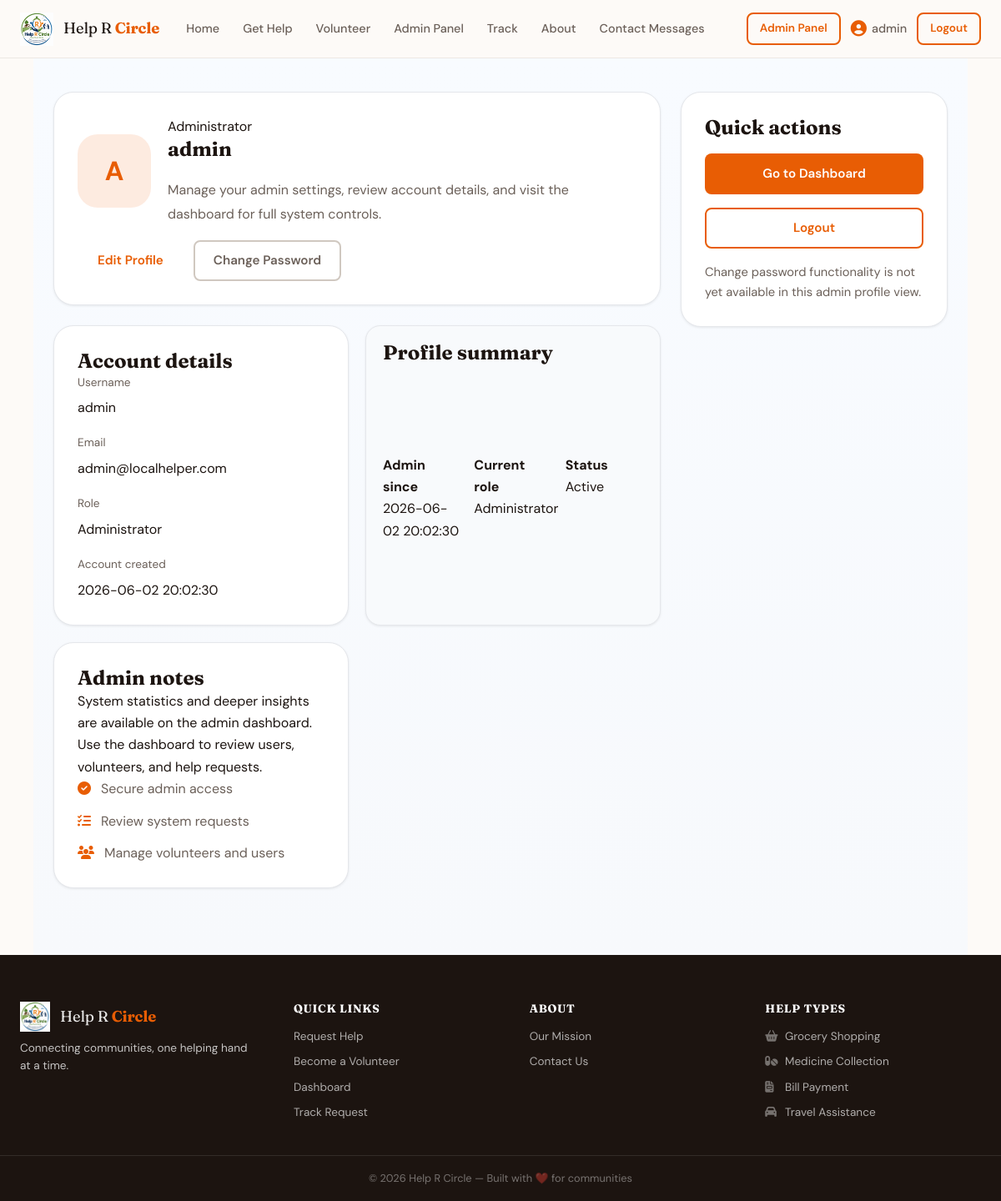
Page /profile (signed in) on the committed database.
### tables this page shows
CREATE TABLE users (
                id              INTEGER PRIMARY KEY AUTOINCREMENT,
                username        TEXT    NOT NULL UNIQUE,
                email           TEXT    NOT NULL UNIQUE,
                password_hash   TEXT    NOT NULL,
                role            TEXT    NOT NULL DEFAULT 'user',
                created_at      TEXT    DEFAULT (datetime('now', 'localtime')),
                updated_at      TEXT    DEFAULT (datetime('now', 'localtime'))
            , is_verified INTEGER DEFAULT 0, verification_code TEXT, verification_expiry TEXT);

### app.py (the view, shortened to what this page needs)
@app.route("/profile")
@login_required
def profile():
    user_id = session.get('user_id')
    user = db.get_user_by_id(user_id)
    if not user:
        flash("User not found.", "error")
        return redirect(url_for('index'))
    if user['role'] == 'user':
        activity_stats = db.get_user_activity_stats(user_id)
        return render_template("profile.html", user=user, stats=activity_stats)
    elif user['role'] == 'admin':
        return render_template("profile_admin.html", user=user)
    flash("Invalid user role.", "error")
    return redirect(url_for('index'))

### app.py (called while the page is built)
def login_required(f):
    @wraps(f)
    def decorated_function(*args, **kwargs):
        if 'user_id' not in session:
            flash("Please log in first.", "error")
            return redirect(url_for('login'))
        return f(*args, **kwargs)
    return decorated_function

### database.py (called while the page is built)
    def _connect(self):
        conn = sqlite3.connect(DB_PATH)
        conn.row_factory = sqlite3.Row
        conn.execute("PRAGMA foreign_keys = ON")
        return conn

    def get_user_by_id(self, user_id):
        conn = self._connect()
        user = conn.execute(
            "SELECT * FROM users WHERE id = ?", (user_id,)
        ).fetchone()
        conn.close()
        return dict(user) if user else None

### templates/profile_admin.html (shortened to what this page needs)
{% extends "base.html" %}
{% block content %}
<div class="profile-page profile-shell">
  <main class="profile-main">
    <section class="profile-header">
      <div class="profile-top">
        <div class="profile-avatar">A</div>
        <div>
          <p class="eyebrow">Administrator</p>
          <h1>{{ user.username }}</h1>
          <p class="hero-copy">Manage your admin settings, review account details, and visit the dashboard for full system controls.</p>
        </div>
      </div>
      <div class="profile-actions">
        <a href="{{ url_for('edit_profile') }}" class="btn btn-secondary">Edit Profile</a>
        <button type="button" class="btn btn-ghost" disabled>Change Password</button>
      </div>
    </section>
    <section class="profile-grid">
      <article class="profile-card">
        <h2>Account details</h2>
        <div class="profile-info">
          <div>
            <label>Username</label>
            <p>{{ user.username }}</p>
          </div>
          <div>
            <label>Email</label>
            <p>{{ user.email }}</p>
          </div>
          <div>
            <label>Role</label>
            <p>Administrator</p>
          </div>
          <div>
            <label>Account created</label>
            <p>{{ user.created_at }}</p>
          </div>
        </div>
      </article>
      <article class="profile-card stats-card">
        <h2>Profile summary</h2>
        <div class="profile-summary-grid">
          <div>
            <strong>Admin since</strong>
            <p>{{ user.created_at }}</p>
          </div>
          <div>
            <strong>Current role</strong>
            <p>Administrator</p>
          </div>
          <div>
            <strong>Status</strong>
            <p>Active</p>
          </div>
        </div>
      </article>
      <article class="profile-card activity-card">
        <h2>Admin notes</h2>
        <p>System statistics and deeper insights are available on the admin dashboard. Use the dashboard to review users, volunteers, and help requests.</p>
        <ul>
          <li><i class="fas fa-check-circle"></i> Secure admin access</li>
          <li><i class="fas fa-tasks"></i> Review system requests</li>
          <li><i class="fas fa-users"></i> Manage volunteers and users</li>
        </ul>
      </article>
    </section>
  </main>
  <aside class="profile-aside">
    <div class="profile-card quick-actions-card">
      <h2>Quick actions</h2>
      <a href="{{ url_for('admin_dashboard') }}" class="btn btn-primary btn-full">Go to Dashboard</a>
      <a href="{{ url_for('logout') }}" class="btn btn-outline btn-full">Logout</a>
      <p class="small-note">Change password functionality is not yet available in this admin profile view.</p>
    </div>
  </aside>
</div>
{% endblock %}

### static/css/style.css (style rules this page uses)
:root { --primary: #E85D04; --primary-dark: #C44D00; --primary-light:#FFF0E6; --secondary: #2D6A4F; --secondary-lt: #E8F5EE; --accent: #F4A261; --teal: #0D9488; --purple: #7C3AED; --bg: #FDFAF7; --bg-tinted: #FFF8F2; --surface: #FFFFFF; --border: #EDE8E3; --border-dark: #D0C8C0; --text: #1C1410; --text-muted: #6B6059; --text-light: #9E9189; --status-pending: #D97706; --status-accepted: #059669; --status-completed: #1D4ED8; --status-cancelled: #DC2626; --shadow-sm: 0 1px 3px rgba(0,0,0,.08); --shadow-md: 0 4px 16px rgba(0,0,0,.10); --shadow-lg: 0 10px 40px rgba(0,0,0,.12); --radius: 12px; --radius-lg: 20px; --radius-sm: 8px; --font-display: 'Fraunces', Georgia, serif; --font-body: 'DM Sans', system-ui, sans-serif; --nav-h: 70px; --max-w: 1200px; }
*, *::before, *::after { box-sizing: border-box; margin: 0; padding: 0; }
html { scroll-behavior: smooth; font-size: 16px; }
body { font-family: var(--font-body); background: var(--bg); color: var(--text); line-height: 1.65; min-height: 100vh; }
a { color: var(--primary); text-decoration: none; }
ul { list-style: none; }
h1,h2,h3,h4 { font-family: var(--font-display); line-height: 1.2; color: var(--text); }
.btn { display: inline-flex; align-items: center; gap: 8px; padding: 10px 22px; border-radius: var(--radius-sm); font-family: var(--font-body); font-weight: 600; font-size: .95rem; cursor: pointer; border: 2px solid transparent; transition: all .2s ease; text-decoration: none; }
.btn-primary { background: var(--primary); color: #fff; }
.btn-outline { background: transparent; color: var(--primary); border-color: var(--primary); }
.btn-ghost { background: transparent; color: var(--text-muted); border-color: var(--border-dark); }
.btn-full { width: 100%; justify-content: center; }
.hero-copy { margin: 20px 0 0; max-width: 520px; color: var(--text-muted); line-height: 1.8; }
.btn-full { width: 100%; }
.profile-page { min-height: calc(100vh - var(--nav-h)); padding: 40px 24px 80px; background: linear-gradient(180deg, #F8FBFF 0%, #F7F9FC 100%); }
.profile-shell { width: min(1120px, 100%); margin: 0 auto; display: grid; grid-template-columns: 1fr 320px; gap: 24px; }
.profile-main, .profile-aside { display: grid; gap: 24px; }
.profile-header, .profile-card { background: #fff; border: 1px solid #E5E7EB; border-radius: 24px; box-shadow: var(--shadow-sm); padding: 28px; }
.profile-top { display: flex; align-items: center; gap: 20px; flex-wrap: wrap; }
.profile-avatar { width: 88px; height: 88px; display: grid; place-items: center; border-radius: 24px; background: rgba(232,93,4,.12); color: var(--primary); font-size: 2rem; font-weight: 700; }
.profile-actions { display: flex; flex-wrap: wrap; gap: 12px; margin-top: 16px; }
.profile-grid { display: grid; gap: 20px; grid-template-columns: repeat(2, minmax(0, 1fr)); }
.profile-info { display: grid; gap: 18px; }
.profile-info label { display: block; font-size: .85rem; color: var(--text-muted); margin-bottom: 6px; }
.profile-info p { margin: 0; font-size: 1rem; color: var(--text); }
.profile-summary-grid { display: grid; gap: 16px; grid-template-columns: repeat(3, minmax(0, 1fr)); margin-top: 18px; }
.stats-card { display: grid; gap: 8px; padding: 18px 20px; background: #F8FAFC; border-radius: 18px; }
.activity-card ul { list-style: none; margin: 0; padding: 0; display: grid; gap: 12px; }
.activity-card li { display: flex; align-items: flex-start; gap: 12px; color: var(--text-muted); }
.activity-card li i { margin-top: 4px; color: var(--primary); }
.profile-aside { position: sticky; top: calc(var(--nav-h) + 24px); align-self: start; }
.quick-actions-card { display: grid; gap: 16px; }
.quick-actions-card .small-note { color: var(--text-muted); font-size: .92rem; margin: 0; }

### rows in the picture
users: username "admin", email "admin@localhelper.com", created_at "2026-06-02 20:02:30"

### other values in the picture
{{ session.get('username') }} "admin"
